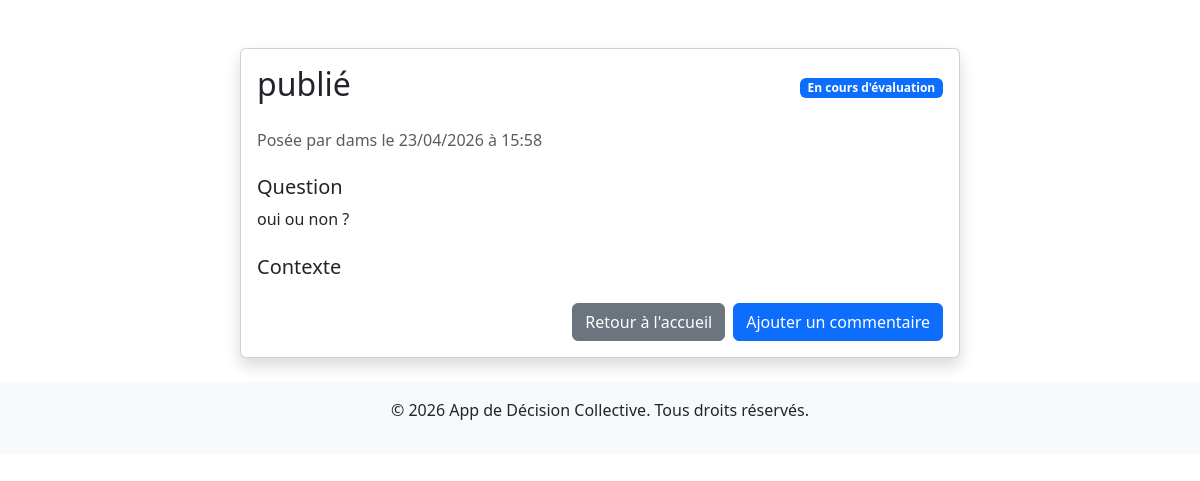
The app's page /resolution/8/ (signed in) with its own data.
### mapage/models.py (models this page shows, shortened)
class Resolution(models.Model):
    STATUS_CHOICES = [
        ('draft', 'En cours de création'),
        ('evaluation', 'En cours d\'évaluation'),
        ('voting', 'En cours de vote'),
        ('resolved', 'Résolue'),
    ]
    title = models.CharField(max_length=200, verbose_name="Titre de la résolution")
    question = models.TextField(verbose_name="Question (binaire)")
    context = models.TextField(verbose_name="Contexte", blank=True)
    created_at = models.DateTimeField(auto_now_add=True, verbose_name="Créée le")
    created_by = models.ForeignKey(User, on_delete=models.CASCADE, verbose_name="Créée par")
    is_active = models.BooleanField(default=True, verbose_name="Active")
    status = models.CharField(max_length=20, choices=STATUS_CHOICES, default='draft', verbose_name="Statut")

### mapage/views.py (the view)
# urls.py: path('resolution/<int:resolution_id>/', views.resolution_details, name='resolution_details'),
@login_required
def resolution_details(request, resolution_id):
    resolution = get_object_or_404(Resolution, id=resolution_id)
    if resolution.status == 'draft' and resolution.created_by != request.user:
        return render(request, 'mon_app/403.html', status=403)  # Accès interdit
    return render(request, 'resolution_details.html', {'resolution': resolution})

### mapage/templates/resolution_details.html (shortened to what this page needs)
{% extends "base.html" %}
{% block content %}
<div class="container mt-5">
    <div class="row justify-content-center">
        <div class="col-md-8">
            <div class="card shadow">
                <div class="card-body">
                    <div class="d-flex justify-content-between align-items-center mb-4">
                        <h2 class="card-title">{{ resolution.title }}</h2>
                        <span class="badge
                            {% if resolution.status == 'draft' %}bg-secondary
                            {% elif resolution.status == 'evaluation' %}bg-primary
                            {% elif resolution.status == 'voting' %}bg-warning
                            {% elif resolution.status == 'resolved' %}bg-success
                            {% endif %}">
                            {{ resolution.get_status_display }}
                        </span>
                    </div>
                    <div class="mb-4">
                        <h6 class="card-subtitle mb-2 text-muted">Posée par {{ resolution.created_by.username }} le {{ resolution.created_at|date:"d/m/Y à H:i" }}</h6>
                    </div>
                    <div class="card-text mb-4">
                        <h5>Question</h5>
                        <p>{{ resolution.question }}</p>
                    </div>
                    <div class="card-text mb-4">
                        <h5>Contexte</h5>
                    </div>
                    <div class="d-flex justify-content-end gap-2">
                        <a href="{% url 'accueil' %}" class="btn btn-secondary">Retour à l'accueil</a>
                        <a href="{% url 'add_comment' resolution.id %}" class="btn btn-primary">Ajouter un commentaire</a>
                    </div>
                </div>
            </div>
        </div>
    </div>
</div>
{% endblock %}

### records on screen
Resolution: title "publié", status "En cours d'évaluation", created_by.username "dams", created_at "23/04/2026 à 15:58", question "oui ou non ?"
